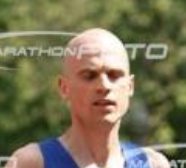
#> input picture london2018_pics/101.png, 186 x 168 px, found by its file name; its folder holds 4 pictures in this run
$ python filter_images.py   (older library calls are emulated)
#> lines starting #> are read from the running program, lines starting #| are printed output that depends on the picture
##This script resizes all the images to 128x128x3 format##
from PIL import Image
from os import listdir
from os.path import isfile, join

all_files, all_paths, exist_filter = [], [], []
mypath = './london2018_pics'
filterpath = './london2018_pics'
all_files.extend([f for f in listdir(mypath) if isfile(join(mypath, f))])
all_paths.extend(['./london2018_pics/'+f for f in listdir(mypath) if isfile(join(mypath, f))])
#exist_filter.extend([f for f in listdir(filterpath) if isfile(join(filterpath, f))])

## adjust width and height to your needs
width = 128
height = 128

for path,file in zip(all_paths,all_files):
#    if path != './all_labels/.DS_Store' and file not in exist_filter:
    im = Image.open(path)
#> im is the input picture: PIL image 186x168 RGBA; mean R, G, B, A 123.5, 117.1, 88.3, 255
    new_im = im.resize((width, height), Image.ANTIALIAS)
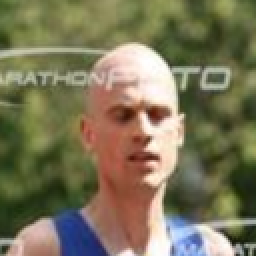
#> new_im: PIL image 128x128 RGBA (shown 2 times larger); mean R, G, B, A 123.5, 117.1, 88.3, 255
    new_im.save("./filtered_london_pics/"+file)
#> pass 2 of the loop `for path,file in zip(all_paths,all_files):`:
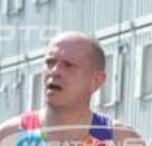
#> input picture london2018_pics/10102.png, 152 x 146 px, found by its file name
#> im is the input picture: PIL image 152x146 RGBA; mean R, G, B, A 181.7, 178.7, 182.3, 255
#> `new_im = im.resize((width, height), Image.ANTIALIAS)`:
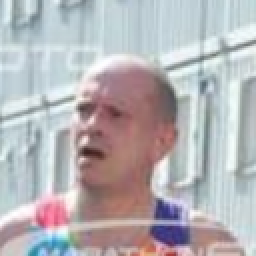
#> new_im: PIL image 128x128 RGBA (shown 2 times larger); mean R, G, B, A 181.7, 178.7, 182.3, 255
#> pass 3 of the loop `for path,file in zip(all_paths,all_files):`:
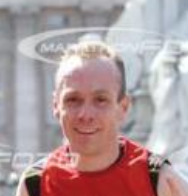
#> input picture london2018_pics/10103.png, 188 x 196 px, found by its file name
#> im is the input picture: PIL image 188x196 RGBA; mean R, G, B, A 176.1, 154.1, 156.2, 255
#> `new_im = im.resize((width, height), Image.ANTIALIAS)`:
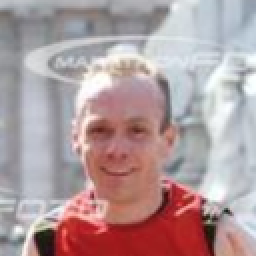
#> new_im: PIL image 128x128 RGBA (shown 2 times larger); mean R, G, B, A 176.1, 154.1, 156.2, 255
#> the loop made 4 passes; the first 3 are shown
